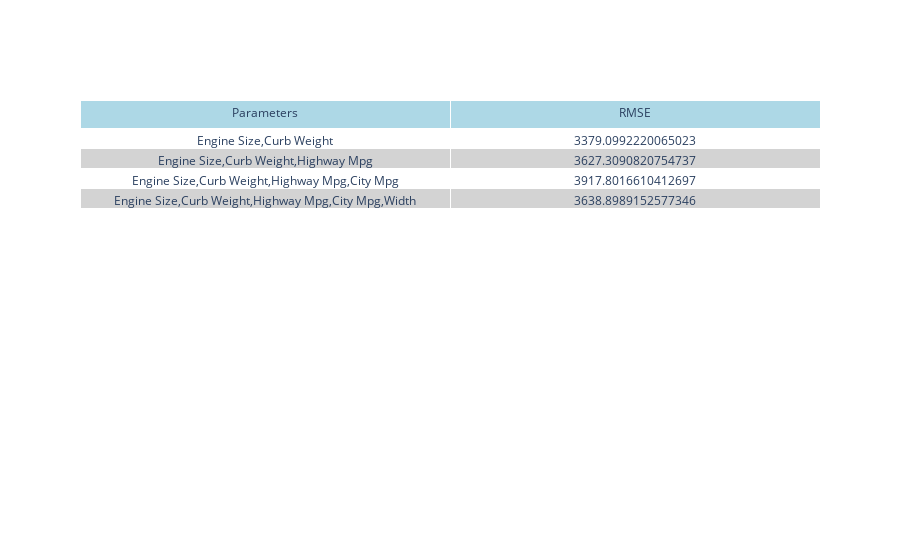

The notebook cell this image was saved under:
### Markdown cell above
- Visualing the evaluation results

### Code cell
color1 = 'white'
color2 = 'lightgrey'
header_color = "lightblue"

def format_feature_names(lst):
    new_lst = []
    for i in lst: 
        i = i.replace("[", " ").replace("]", " ").replace("_", " ").replace("\'", " ").title()
        new_lst.append(i)
    return new_lst
    
feature_combinations = [format_feature_names(x) for x in feature_combinations]

fig = go.Figure(data=[go.Table( 
    header=dict(values=["Parameters","RMSE"], 
                fill_color=header_color), 
    cells=dict(values=[feature_combinations, values],
              fill_color = [[color1, color2]*10])) ]) 
iplot(fig)

### Figure 1 — Plotly figure (JSON) as saved in the notebook; plotly's stock layout.template omitted (floating-point values rounded to 4 significant figures)
{"data": [{"cells": {"fill": {"color": [["white", "lightgrey", "white", "lightgrey", "white", "lightgrey", "white", "lightgrey", "white", "lightgrey", "white", "lightgrey", "white", "lightgrey", "white", "lightgrey", "white", "lightgrey", "white", "lightgrey"]]}, "values": [[["Engine Size", "Curb Weight"], ["Engine Size", "Curb Weight", "Highway Mpg"], ["Engine Size", "Curb Weight", "Highway Mpg", "City Mpg"], ["Engine Size", "Curb Weight", "Highway Mpg", "City Mpg", "Width"]], [3379.0, 3627.0, 3918.0, 3639.0]]}, "header": {"fill": {"color": "lightblue"}, "values": ["Parameters", "RMSE"]}, "type": "table"}], "layout": {}}
